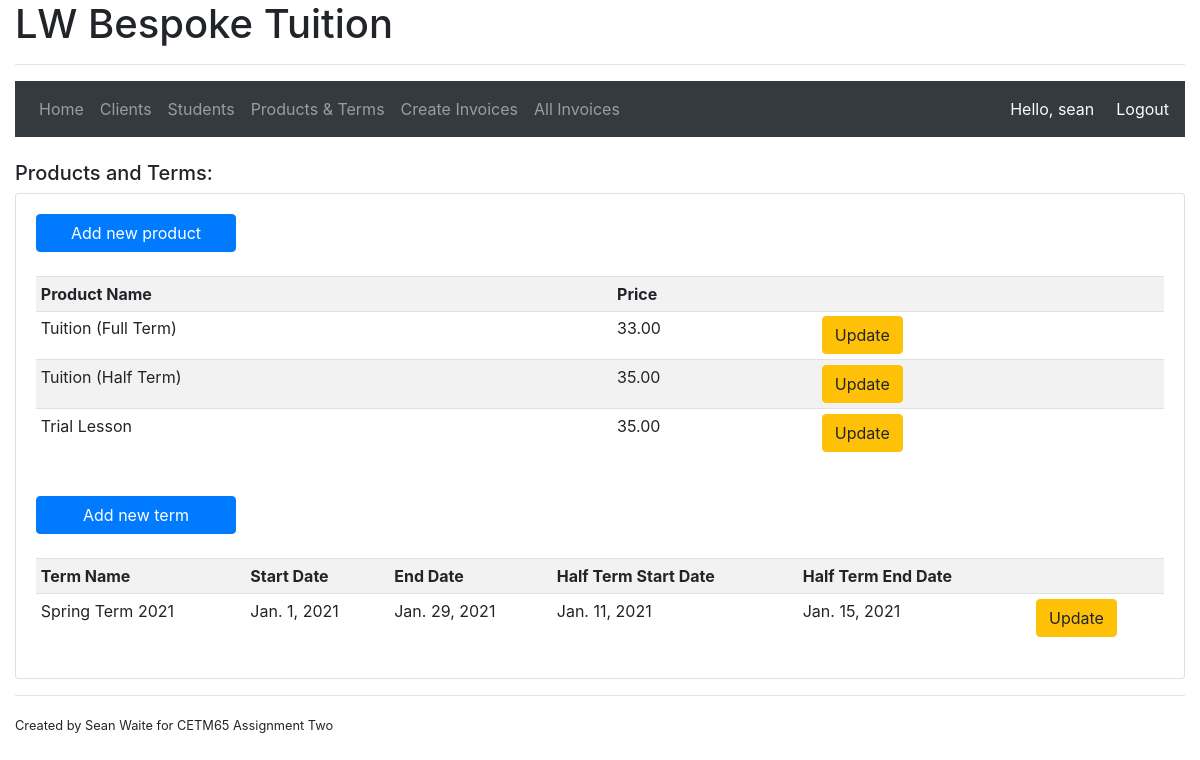
Page /products&terms (signed in) on the earlier database version.
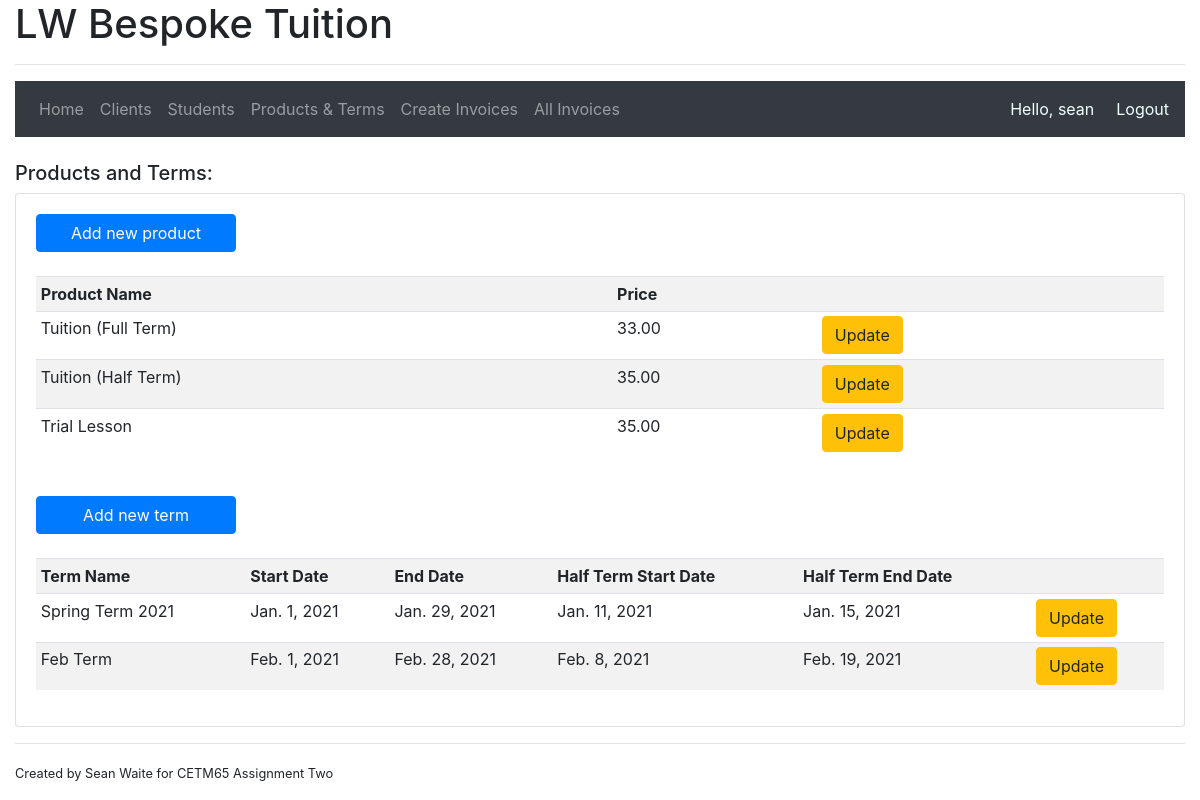
Same page on the later database version.
### accounts/models.py (models this page shows, shortened)
class Products(models.Model):
    product_name = models.CharField(max_length=100)
    price = models.DecimalField(max_digits=8, decimal_places=2)
    effective_from_date = models.DateField(default=now)
    effective_to_date = models.DateField(null=True, blank=True)
    date_inserted = models.DateTimeField(auto_now_add=True)
    class Meta:
        verbose_name = 'Product'
        verbose_name_plural = 'Products'

class Term(models.Model):
    term_name = models.CharField(max_length=100)
    term_start_date = models.DateField()
    term_end_date = models.DateField()
    half_term_start_date = models.DateField()
    half_term_end_date = models.DateField()

### accounts/decorators.py (the view)
        def wrapper_func(request, *args, **kwargs):
            denied = False
            for roles in allowed_roles:
                if request.user.groups.filter(name = roles).exists():
                    return view_func(request, *args, **kwargs)
                else:
                    denied = True
            if denied == True:
                return redirect('accounts:home')

### accounts/views.py (called while the page is built)
@login_required(login_url='accounts:login')
@allowedUsers(allowed_roles=['admin'])
def referenceData(request):
    products = Products.objects.all()
    terms = Term.objects.all()
    context = {'products': products, 'terms': terms }
    return render(request, 'accounts/referencedata.html', context)

### accounts/templates/accounts/referencedata.html
{% extends "accounts/main.html" %}
{% block main %}
<br>
<h5>Products and Terms:</h5>
<div class="card card-body">
    <a style="width: 200px" class="btn btn-primary" href="{% url 'accounts:addproduct' %}">Add new product</a>
    <br>
    <table class="table table-sm table-striped">
        <tr>
            <th>Product Name</th>
            <th>Price</th>
            <th></th>
        </tr>
        {% for product in products %}
            <tr>
                <td>{{ product.product_name }}</td>
                <td>{{ product.price }}</td>
                <td><a class="btn btn-warning" href="{% url 'accounts:updateproduct' product.pk %}">
                    Update</a>
                </td>
            </tr>
        {% endfor %}
    </table>
    <br>
    <a style="width: 200px" class="btn btn-primary" href="{% url 'accounts:addterm' %}">Add new term</a>
    <br>
    <table class="table table-sm table-striped">
        <tr>
            <th>Term Name</th>
            <th>Start Date</th>
            <th>End Date</th>
            <th>Half Term Start Date</th>
            <th>Half Term End Date</th>
            <th></th>
        </tr>
        {% for term in terms %}
            <tr>
                <td>{{ term.term_name }}</td>
                <td>{{ term.term_start_date }}</td>
                <td>{{ term.term_end_date }}</td>
                <td>{{ term.half_term_start_date }}</td>
                <td>{{ term.half_term_end_date }}</td>
                <td><a class="btn btn-warning" href="{% url 'accounts:updateterm' term.pk %}">
                    Update</a>
                </td>
            </tr>
        {% endfor %}
    </table>
</div>
{% endblock %}

Differences in the rows shown:
added Term: term_name "Feb Term", term_start_date "Feb. 1, 2021", term_end_date "Feb. 28, 2021", half_term_start_date "Feb. 8, 2021", half_term_end_date "Feb. 19, 2021"
